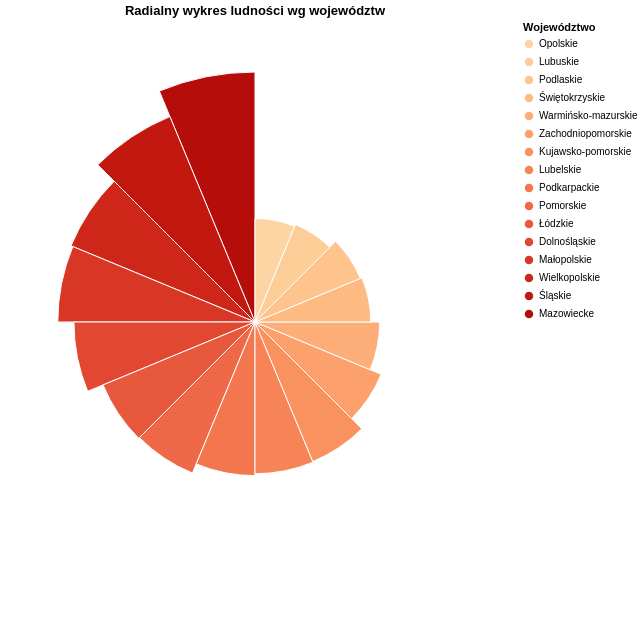

The notebook cell saved with this chart:
### Code cell
kolejnosc = (ludnoscwoj.sort_values("Ludność", ascending=True)["Wojewodztwo"].tolist())

populacjakolo = (alt.Chart(ludnoscwoj).mark_arc(innerRadius=20, stroke="white")
    .encode(theta=alt.Theta("Wojewodztwo:N",sort=kolejnosc),
        radius=alt.Radius("Ludność:Q",scale=alt.Scale(type="sqrt", zero=True)),
        color=alt.Color("Wojewodztwo:N",scale=alt.Scale(scheme="orangered",domain=kolejnosc),
            legend=alt.Legend(orient="right",title="Województwo")),
        tooltip=["Wojewodztwo:N","Ludność:Q",alt.Tooltip("Procent:Q", format=".1f")])
    .properties(width=500,height=600,title="Radialny wykres ludności wg województw"))
populacjakolo

### Figure 1 — Vega-Lite specification as saved in the notebook (floating-point values rounded to 4 significant figures)
{"config": {"view": {"continuousWidth": 300, "continuousHeight": 300}}, "data": {"name": "data-591223df3d1ae5864360855e0776eedc"}, "mark": {"type": "arc", "innerRadius": 20, "stroke": "white"}, "encoding": {"color": {"field": "Wojewodztwo", "legend": {"orient": "right", "title": "Województwo"}, "scale": {"domain": ["Opolskie", "Lubuskie", "Podlaskie", "Świętokrzyskie", "Warmińsko-mazurskie", "Zachodniopomorskie", "Kujawsko-pomorskie", "Lubelskie", "Podkarpackie", "Pomorskie", "Łódzkie", "Dolnośląskie", "Małopolskie", "Wielkopolskie", "Śląskie", "Mazowiecke"], "scheme": "orangered"}, "type": "nominal"}, "radius": {"field": "Ludność", "scale": {"type": "sqrt", "zero": true}, "type": "quantitative"}, "theta": {"field": "Wojewodztwo", "sort": ["Opolskie", "Lubuskie", "Podlaskie", "Świętokrzyskie", "Warmińsko-mazurskie", "Zachodniopomorskie", "Kujawsko-pomorskie", "Lubelskie", "Podkarpackie", "Pomorskie", "Łódzkie", "Dolnośląskie", "Małopolskie", "Wielkopolskie", "Śląskie", "Mazowiecke"], "type": "nominal"}, "tooltip": [{"field": "Wojewodztwo", "type": "nominal"}, {"field": "Ludność", "type": "quantitative"}, {"field": "Procent", "format": ".1f", "type": "quantitative"}]}, "height": 600, "title": "Radialny wykres ludności wg województw", "width": 500, "$schema": "https://vega.github.io/schema/vega-lite/v5.20.1.json", "datasets": {"data-591223df3d1ae5864360855e0776eedc": [{"Wojewodztwo": "Mazowiecke", "Ludność": 5511491, "Procent": 14.57}, {"Wojewodztwo": "Śląskie", "Ludność": 4359954, "Procent": 11.53}, {"Wojewodztwo": "Wielkopolskie", "Ludność": 3496307, "Procent": 9.243}, {"Wojewodztwo": "Małopolskie", "Ludność": 3428929, "Procent": 9.065}, {"Wojewodztwo": "Dolnośląskie", "Ludność": 2892067, "Procent": 7.645}, {"Wojewodztwo": "Łódzkie", "Ludność": 2385620, "Procent": 6.307}, {"Wojewodztwo": "Pomorskie", "Ludność": 2358452, "Procent": 6.235}, {"Wojewodztwo": "Podkarpackie", "Ludność": 2081585, "Procent": 5.503}, {"Wojewodztwo": "Lubelskie", "Ludność": 2030509, "Procent": 5.368}, {"Wojewodztwo": "Kujawsko-pomorskie", "Ludność": 2011652, "Procent": 5.318}, {"Wojewodztwo": "Zachodniopomorskie", "Ludność": 1645058, "Procent": 4.349}, {"Wojewodztwo": "Warmińsko-mazurskie", "Ludność": 1369895, "Procent": 3.621}, {"Wojewodztwo": "Świętokrzyskie", "Ludność": 1182161, "Procent": 3.125}, {"Wojewodztwo": "Podlaskie", "Ludność": 1145841, "Procent": 3.029}, {"Wojewodztwo": "Lubuskie", "Ludność": 982655, "Procent": 2.598}, {"Wojewodztwo": "Opolskie", "Ludność": 945179, "Procent": 2.499}]}}
